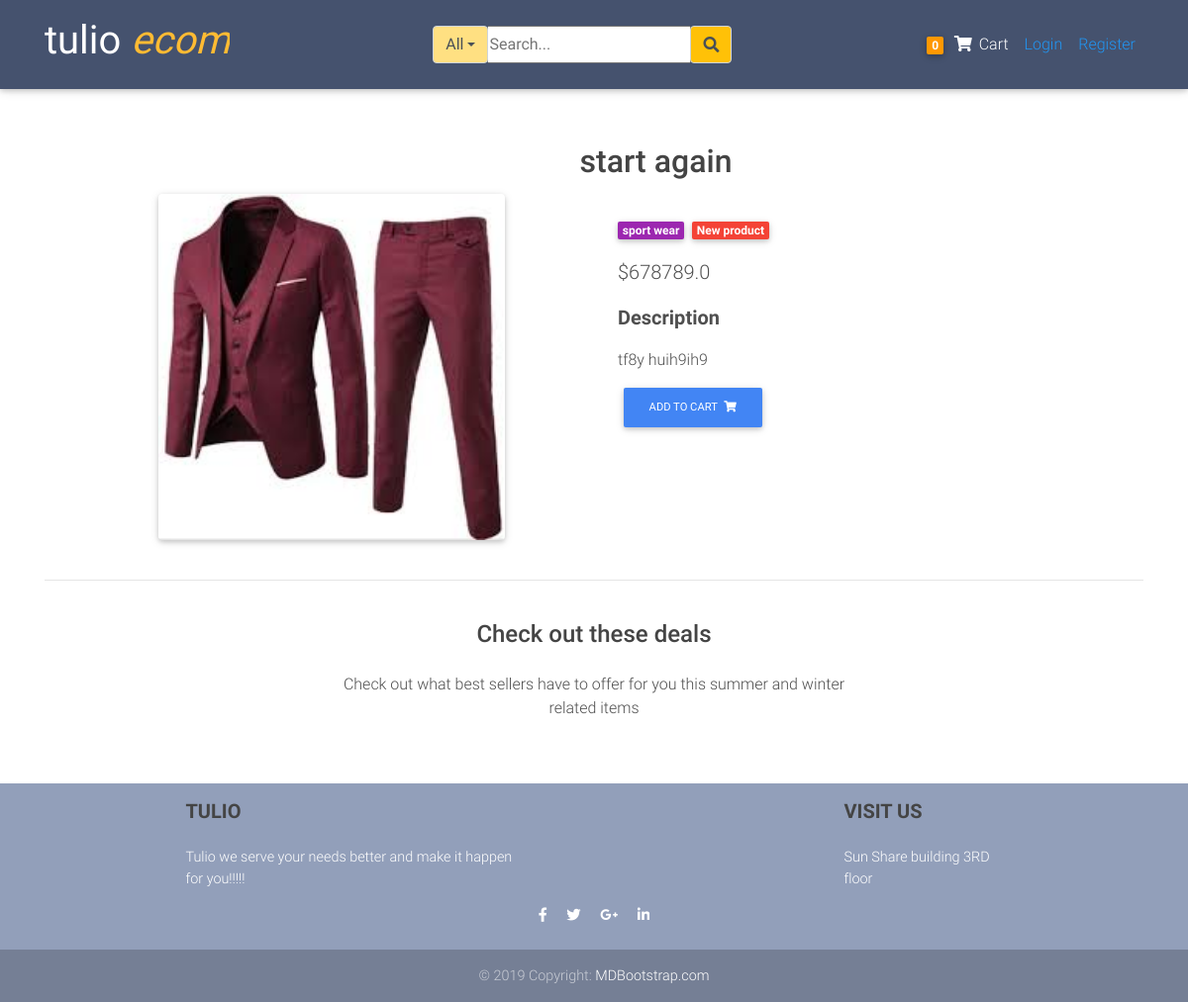
The page /products/start-again/ on the database as committed earlier.
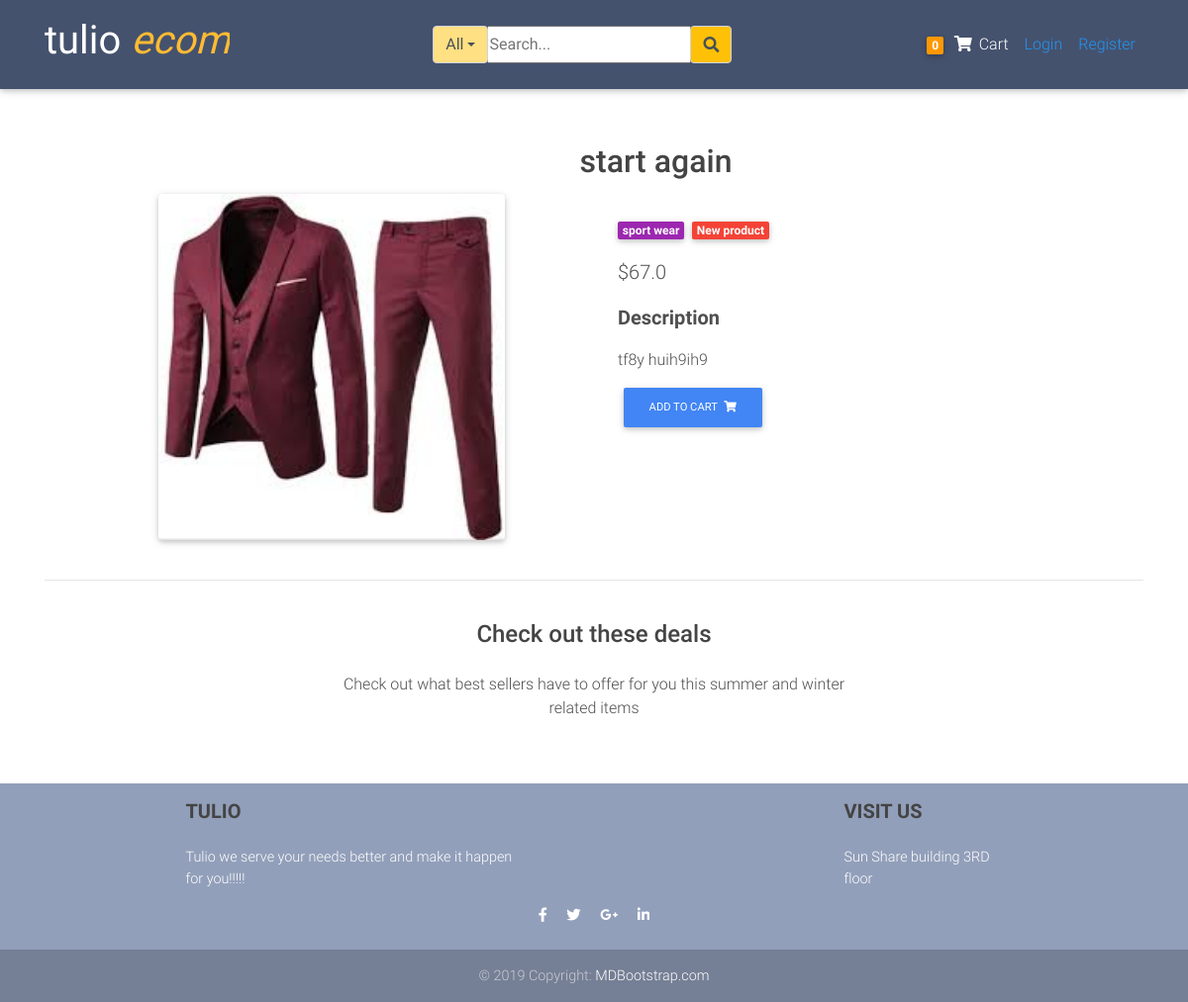
The same page on the database as committed later.
### blogs/models.py (models this page shows, shortened)
class Item(models.Model):
	title           = models.CharField(max_length=100)
	price           = models.FloatField()
	discount_price  = models.FloatField(blank=True, null=True)
	category        = models.CharField(choices=CATEGORY_CHOICES, max_length=2)
	label           = models.CharField(choices=LABEL_CHOICES, max_length=2)
	image           = models.ImageField(upload_to='product_pictures')
	slug            = models.SlugField()
	description     = models.TextField()
	owner           = models.ForeignKey(User, on_delete=models.CASCADE)
	date            = models.DateTimeField(auto_now_add=True)
	objects         = ProductManager()
	def get_add_to_cart_url(self):
		return reverse("blogs:add_to_cart", kwargs={
			'slug': self.slug
			})

### blogs/views.py (the view)
# urls.py: path('products/<slug>/',ItemDetailView.as_view(), name = "products" ),
class ItemDetailView(DetailView):
	model = Item
	template_name = 'blogs/product.html'

### blogs/models.py (called while the page is built)
	def get_queryset(self):
		return ProductQuerySet(self.model, using=self._db)

### blogs/templatetags/cart_item_count.py (called while the page is built)
@register.filter
def cart_count(user):
	if user.is_authenticated:
		query_set = Order.objects.filter(user=user, ordered=False)
		if query_set.exists():
			return query_set[0].items.count()
	return 0

### blogs/templates/blogs/product.html (shortened to what this page needs)
{%extends 'blogs/layout.html'%}
{% block content%}
     <h2 class="pt-5 h2 text-center mb-1 product-space">{{item.title}}</h2>
    <div class="container dark-grey-text mt-1 center-content">
      <div class="">
      <div class="container row wow fadeIn product-card">
              <div class="col-md-6 mb-4">
                <img src="{{item.image.url}}" class=" img-responsive card" alt="">
              </div>
        <div class="col-md-5 ">
          <div class="p-4">
              <div class="mb-3">
                    <a href="">
                      <span class="badge purple mr-1">{{object.get_category_display}}</span>
                    </a>
                    <a href="">
                      <span class="badge red mr-1">New product</span>
                    </a>
              </div>
              <p class="lead">
                  {%if item.discount_price%}
                  <span class="mr-1">
                    <del>${{item.price}}</del>
                  </span>
                  <span>${{item.discount_price}}</span>
                   {%else %}
                   ${{item.price}}
                  {%endif%}
              </p>
              <p class="lead font-weight-bold">Description</p>
            <p>{{object.description}}</p>
            <a href="{{object.get_add_to_cart_url}}" class="btn btn-primary btn-md my-0 p">
              Add to cart
                <i class="fas fa-shopping-cart ml-1"></i>
            </a>
          </div>
        </div>
      </div>
      </div>
      <hr>
      <div class="row d-flex justify-content-center wow fadeIn">
        <div class="col-md-6 text-center">
          <h4 class="my-4 h4">Check out these deals</h4>
          <p>Check out what best sellers have to offer for you this
          summer and winter related items </p>
        </div>
      </div>
      <div class="row wow fadeIn">
        <div class="col-lg-4 col-md-12 mb-4">
        </div>
        <div class="col-lg-4 col-md-6 mb-4">
        </div>
        <div class="col-lg-4 col-md-6 mb-4">
        </div>
      </div>
    </div>
{%endblock content%}

Rows that differ between the two databases and show on the page:
changed Item "start again": price "678789.0" → "67.0"
